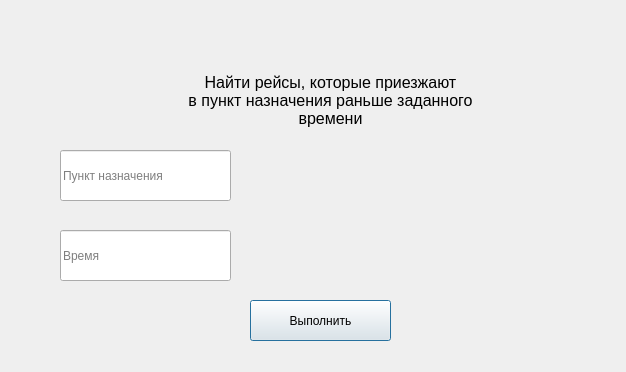
<?xml version="1.0" encoding="UTF-8"?>
<ui version="4.0">
 <class>Search</class>
 <widget class="QDialog" name="Search">
  <property name="geometry">
   <rect>
    <x>0</x>
    <y>0</y>
    <width>626</width>
    <height>372</height>
   </rect>
  </property>
  <property name="windowTitle">
   <string>Dialog</string>
  </property>
  <property name="styleSheet">
   <string notr="true">QDialog
{
background-color:qconicalgradient(cx:0.5, cy:0.5, angle:0, stop:0 rgba(35, 40, 3, 255), stop:0.16 rgba(136, 106, 22, 255), stop:0.225 rgba(166, 140, 41, 255), stop:0.285 rgba(204, 181, 74, 255), stop:0.345 rgba(235, 219, 102, 255), stop:0.415 rgba(245, 236, 112, 255), stop:0.52 rgba(209, 190, 76, 255), stop:0.57 rgba(187, 156, 51, 255), stop:0.635 rgba(168, 142, 42, 255), stop:0.695 rgba(202, 174, 68, 255), stop:0.75 rgba(218, 202, 86, 255), stop:0.815 rgba(208, 187, 73, 255), stop:0.88 rgba(187, 156, 51, 255), stop:0.935 rgba(137, 108, 26, 255), stop:1 rgba(35, 40, 3, 255));
}</string>
  </property>
  <widget class="QLineEdit" name="lineEdit_2">
   <property name="geometry">
    <rect>
     <x>60</x>
     <y>230</y>
     <width>171</width>
     <height>51</height>
    </rect>
   </property>
   <property name="text">
    <string/>
   </property>
   <property name="placeholderText">
    <string>Время</string>
   </property>
  </widget>
  <widget class="QLabel" name="label">
   <property name="geometry">
    <rect>
     <x>150</x>
     <y>60</y>
     <width>361</width>
     <height>81</height>
    </rect>
   </property>
   <property name="font">
    <font>
     <pointsize>12</pointsize>
    </font>
   </property>
   <property name="styleSheet">
    <string notr="true">QLabel
{
	background-color:qradialgradient(spread:repeat, cx:0.5, cy:0.5, radius:0.077, fx:0.5, fy:0.5, stop:0 rgba(0, 169, 255, 147), stop:0.497326 rgba(0, 0, 0, 147), stop:1 rgba(0, 169, 255, 147))
	color:rgb(85, 255, 127);
};</string>
   </property>
   <property name="text">
    <string>Найти рейсы, которые приезжают
в пункт назначения раньше заданного
времени</string>
   </property>
   <property name="alignment">
    <set>Qt::AlignCenter</set>
   </property>
  </widget>
  <widget class="QLineEdit" name="lineEdit">
   <property name="geometry">
    <rect>
     <x>60</x>
     <y>150</y>
     <width>171</width>
     <height>51</height>
    </rect>
   </property>
   <property name="placeholderText">
    <string>Пункт назначения</string>
   </property>
  </widget>
  <widget class="QPushButton" name="pushButton">
   <property name="geometry">
    <rect>
     <x>250</x>
     <y>300</y>
     <width>141</width>
     <height>41</height>
    </rect>
   </property>
   <property name="text">
    <string>Выполнить</string>
   </property>
  </widget>
 </widget>
 <resources/>
 <connections/>
</ui>
